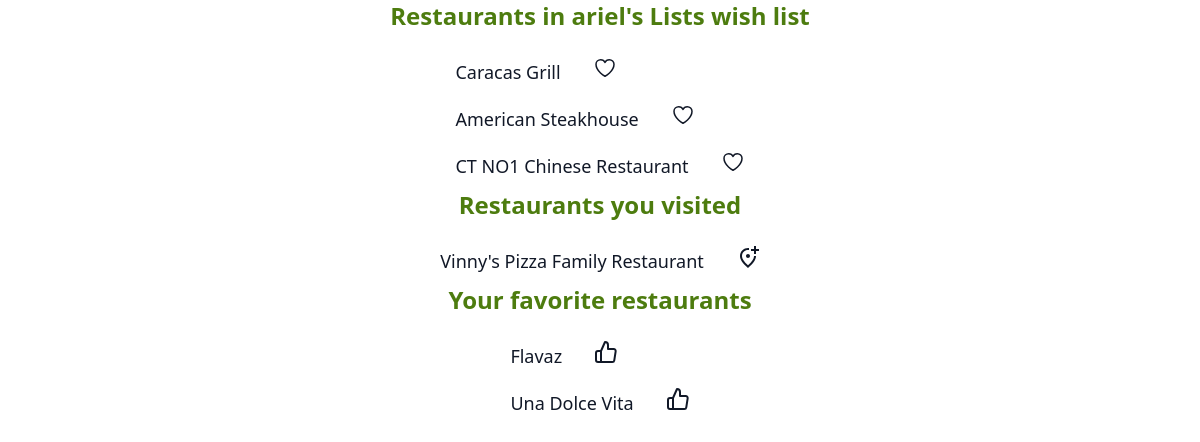
The app's page /page_my_lists/3, older data.
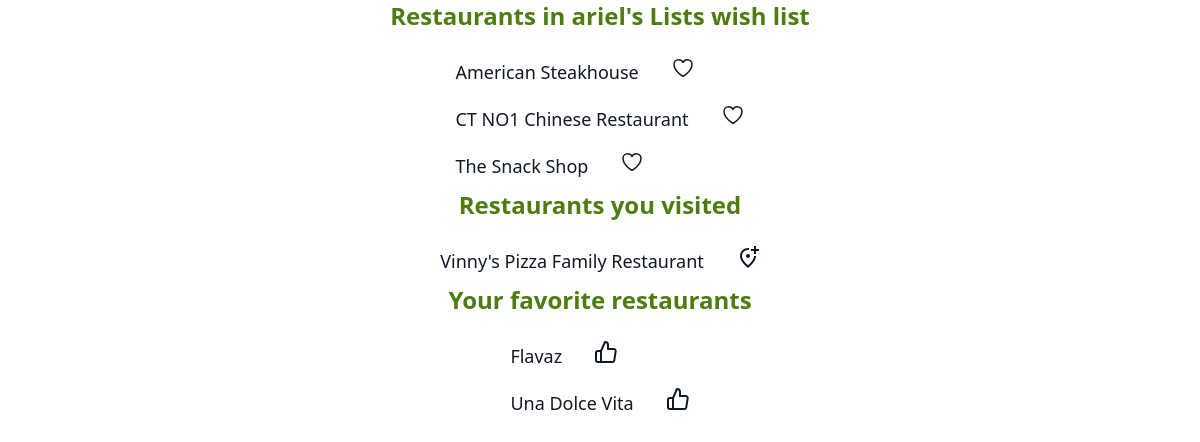
The same page, newer data.
### models.py (models this page shows, shortened)
class User(db.Model):
    __tablename__ = 'users'
    id = db.Column(
        db.Integer,
        primary_key=True,
    )
    email = db.Column(
        db.Text,
        nullable=False,
        unique=True,
    )
    username = db.Column(
        db.Text,
        nullable=False,
        unique=True,
    )
    location = db.Column(
        db.Text,
    )
    password = db.Column(
        db.Text,
        nullable=False,
    )
    bio = db.Column(
        db.Text,
    )
    image_url = db.Column(
        db.Text,
        default="/static/images/default-pic.jpg",
    )
    followers = db.relationship(
        "User",
        secondary="follows",
        primaryjoin=(Follows.user_being_followed_id == id),
        secondaryjoin=(Follows.user_following_id == id)
    )
    following = db.relationship(
        "User",
        secondary="follows",
        primaryjoin=(Follows.user_following_id == id),
        secondaryjoin=(Follows.user_being_followed_id == id)
    )
    reviews = db.relationship('Review', backref = "user" )
    favorites_restaurants = db.relationship('Restaurant', secondary = "favorites", backref = "favorited_by_users")
    wishlist_restaurants = db.relationship('Restaurant', secondary = "wishlist_restaurants", backref = "wishlisted_by_users")
    visited_restaurants = db.relationship('Restaurant', secondary = "visited_restaurants", backref = "visited_by_users")

class WishlistRestaurants(db.Model):
    __tablename__ = 'wishlist_restaurants'
    id = db.Column(
        db.Integer,
        primary_key=True
    )
    user_id = db.Column(
        db.Integer,
        db.ForeignKey('users.id', ondelete='cascade')
    )
    restaurant_id = db.Column(
        db.Integer,
        db.ForeignKey('restaurants.id', ondelete='cascade')
    )
    restaurant = db.relationship('Restaurant', backref='wishlisted_by')

class Restaurant(db.Model):
    __tablename__ = 'restaurants'
    id = db.Column(
        db.Integer,
        primary_key=True
    )
    name = db.Column(
        db.Text,
        nullable=False,
    )
    address = db.Column(
        db.Text,
    )
    reviews = db.relationship('Review', backref= 'restaurant')
    __table_args__ = (db.UniqueConstraint('name', 'address', name='_name_address_uc'),)

class VisitedRestaurants(db.Model):
    __tablename__ = "visited_restaurants"
    id = db.Column(
        db.Integer,
        primary_key=True
    )
    user_id = db.Column(
        db.Integer,
        db.ForeignKey('users.id', ondelete='cascade')
    )
    restaurant_id = db.Column(
        db.Integer,
        db.ForeignKey('restaurants.id', ondelete='cascade')
    )
    restaurant = db.relationship('Restaurant', backref='visited_by')

class Favorites(db.Model):
    __tablename__ = 'favorites'
    id = db.Column(
        db.Integer,
        primary_key=True
    )
    user_id = db.Column(
        db.Integer,
        db.ForeignKey('users.id', ondelete='cascade')
    )
    restaurant_id = db.Column(
        db.Integer,
        db.ForeignKey('restaurants.id', ondelete='cascade'),
    )
    restaurant = db.relationship('Restaurant', backref='favorited_by')

### app.py (the view)
@app.route('/page_my_lists/<int:user_id>')
def show_my_lists(user_id):
    user = User.query.get_or_404(user_id)
    favorites = Favorites.query.filter_by(user_id=user.id).all()
    wishlisted = WishlistRestaurants.query.filter_by(user_id=user.id).all()
    visited = VisitedRestaurants.query.filter_by(user_id=user.id).all()
    return render_template("page_my_lists.html", user = user, favorites = favorites, visited = visited, wishlisted = wishlisted )

### app.py (called while the page is built)
@app.before_request
def add_user_to_g():
    if CURR_USER_KEY in session:
        g.user = User.query.get(session[CURR_USER_KEY])
    else:
        g.user = None

@app.after_request
def add_header(req):
    req.headers["Cache-Control"] = "no-cache, no-store, must-revalidate"
    req.headers["Pragma"] = "no-cache"
    req.headers["Expires"] = "0"
    req.headers['Cache-Control'] = 'public, max-age=0'
    return req

### templates/page_my_lists.html (shortened to what this page needs)
{% extends "home.html" %} {% block content %}
<div class="w-full">
  {% if wishlisted %}
  <div class="mx-auto w-full inline-flex items-center flex-col">
    <h3 class="text-2xl font-bold text-lime-700 mb-4">
      Restaurants in {{ user.username }}'s Lists wish list
    </h3>
    <ul class="">
      {% for wish in wishlisted %}
      <li class="text-lg font-medium text-gray-900 flex items-center py-2">
        {{ wish.restaurant.name }}
        <div
          class="svg-elements flex space-x-2 items-center justify-center ml-8"
        >
          <form
            action="{{ url_for('toggle_wishlist', restaurant_id=wish.restaurant.id) }}"
            method="POST"
          >
            <button type="submit" class="bg-transparent border-0">
            </button>
          </form>
        </div>
      </li>
      {% endfor %}
    </ul>
  </div>
  {% endif %}
</div>
<div class="w-full">
  {% if visited %}
  <div class="mx-auto w-full inline-flex items-center flex-col">
    <h3 class="text-2xl font-bold text-lime-700 mb-4">
      Restaurants you visited
    </h3>
    <ul class="">
      {% for visit in visited %}
      <li class="text-lg font-medium text-gray-900 flex items-center py-2">
        {{ visit.restaurant.name }}
        <div
          class="svg-elements flex space-x-2 items-center justify-center ml-8"
        >
          <form
            action="{{ url_for('toggle_visited', restaurant_id=visit.restaurant.id) }}"
            method="POST"
          >
            <button type="submit" class="bg-transparent border-0">
            </button>
          </form>
        </div>
      </li>
      {% endfor %}
    </ul>
  </div>
  {% endif %}
</div>
<div class="w-full">
  {% if favorites %}
  <div class="mx-auto w-full inline-flex items-center flex-col">
    <h3 class="text-2xl font-bold text-lime-700 mb-4">
      Your favorite restaurants
    </h3>
    <ul class="">
      {% for fav in favorites %}
      <li class="text-lg font-medium text-gray-900 flex items-center py-2">
        {{fav.restaurant.name}}
        <div
          class="svg-elements flex space-x-2 items-center justify-center ml-8"
        >
          <form
            action="{{ url_for('toggle_favorite', restaurant_id=fav.restaurant.id) }}"
            method="POST"
          >
            <button type="submit" class="bg-transparent border-0">
              <svg
                stroke="currentColor"
                fill="none"
                stroke-width="2"
                viewBox="0 0 24 24"
                stroke-linecap="round"
                stroke-linejoin="round"
                class="size-6"
                xmlns="http://www.w3.org/2000/svg"
              >
                <path
                  d="M14 9V5a3 3 0 0 0-3-3l-4 9v11h11.28a2 2 0 0 0 2-1.7l1.38-9a2 2 0 0 0-2-2.3zM7 22H4a2 2 0 0 1-2-2v-7a2 2 0 0 1 2-2h3"
                ></path>
              </svg>
            </button>
          </form>
        </div>
      </li>
      {% endfor %}
    </ul>
  </div>
  {% endif %}
</div>
{% endblock %}

### templates/home.html (shortened to what this page needs)
{% extends "base.html" %}

### templates/base.html (shortened to what this page needs)
<!DOCTYPE html>
<html lang="en">
  <head>
    <link rel="stylesheet" href="/static/stylesheets/output.css" />
  </head>
  <body>
    {% block content %} {% endblock %}
  </body>
</html>

Row changes from the older to the newer data that the page shows:
removed WishlistRestaurants: restaurant.name "Caracas Grill"
added WishlistRestaurants: restaurant.name "The Snack Shop"
